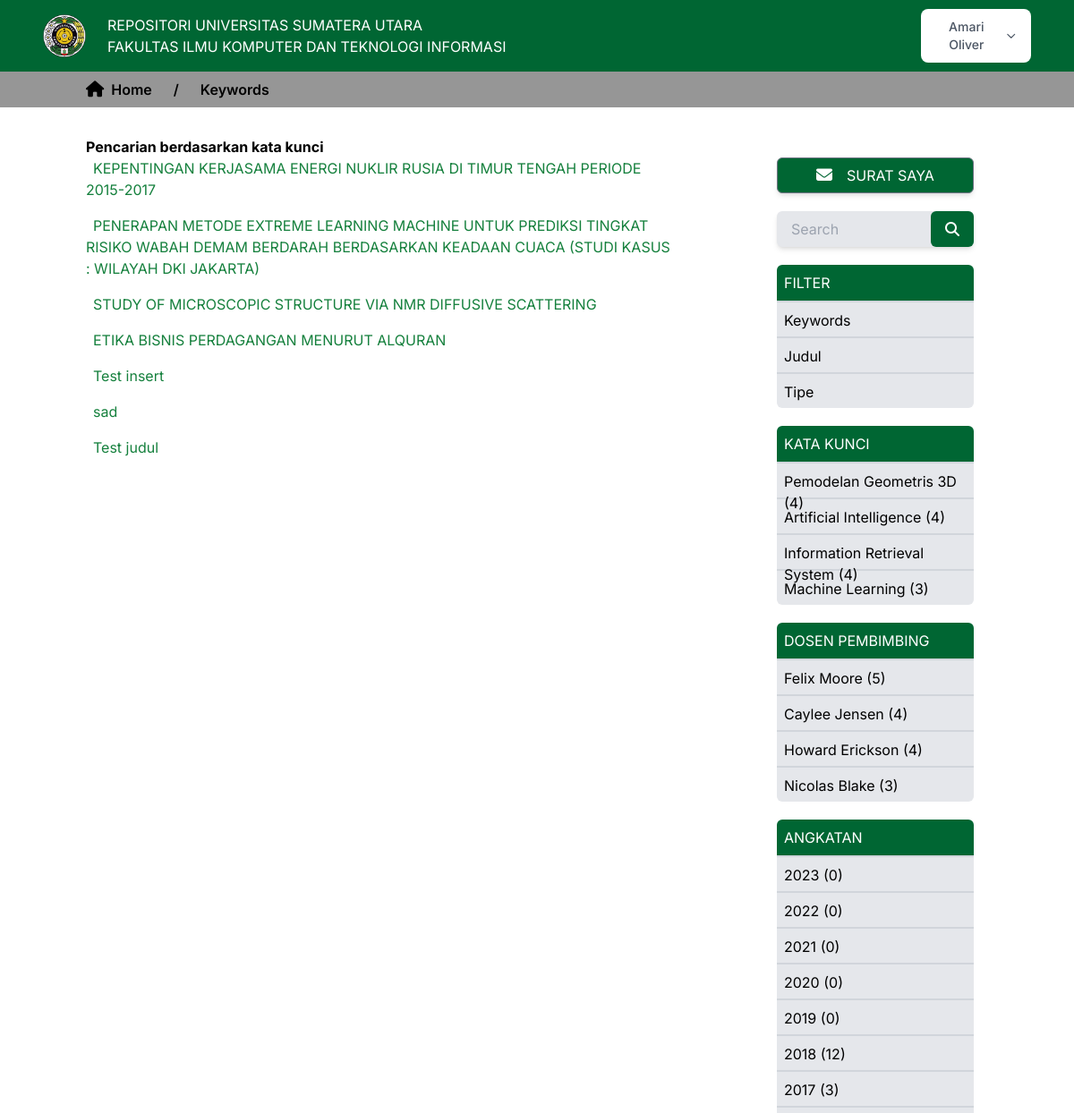
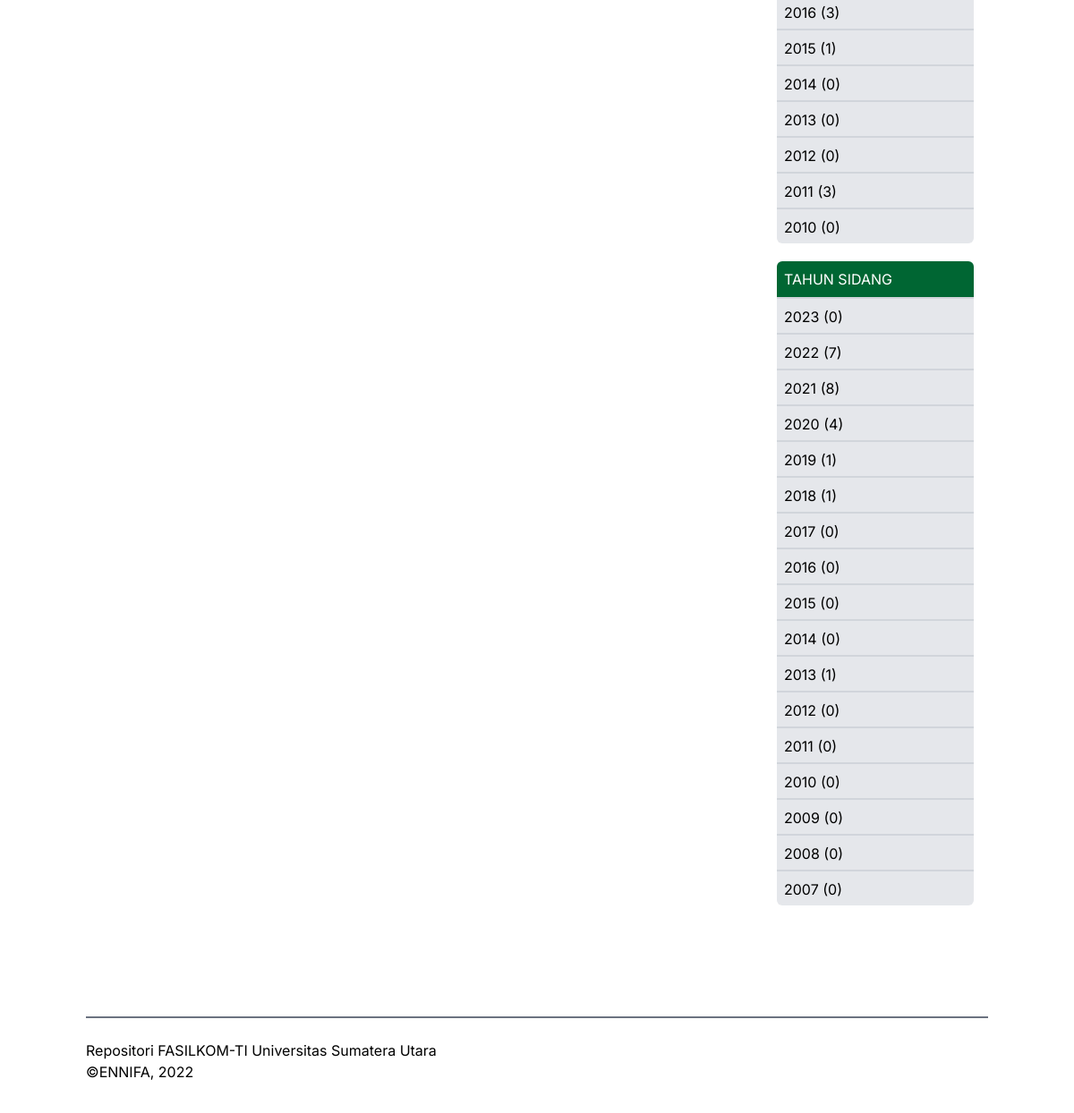
Page /PHP/katakuncii.php?thn_sidang=2022 (signed in) on the committed database (2 pictures, top to bottom).
### tables this page shows
CREATE TABLE `akun` (
  `email` varchar(50) NOT NULL,
  `nama_lengkap` varchar(50) NOT NULL,
  `password` varchar(50) NOT NULL,
  `kode_otp` int(6) DEFAULT NULL
);

CREATE TABLE `tugas_akhir` (
  `id` int(4) NOT NULL,
  `judul` text NOT NULL,
  `nim_mhs` char(10) NOT NULL,
  `tgl_pengesahan` date NOT NULL,
  `tgl_upload` date NOT NULL,
  `nip_dosen_pembimbing1` varchar(20) NOT NULL,
  `nip_dosen_pembimbing2` varchar(20) NOT NULL,
  `nip_dosen_penguji1` varchar(20) NOT NULL,
  `nip_dosen_penguji2` varchar(20) NOT NULL,
  `id_kategori_repo` int(2) NOT NULL,
  `abstract` longtext NOT NULL,
  `id_keyword` int(3) NOT NULL,
  `file_link` longtext NOT NULL,
  `id_prodi` int(2) NOT NULL
);

CREATE TABLE `keyword` (
  `id` int(3) NOT NULL,
  `nama_keyword` varchar(50) NOT NULL,
  `id_prodi` int(2) NOT NULL
);

CREATE TABLE `dosen_pembimbing` (
  `nip` varchar(20) NOT NULL,
  `nama_lengkap` varchar(50) NOT NULL
);

### PHP/katakuncii.php (the view, shortened to what this page needs)
<?php
    require "../Koneksi/koneksi.php";
?>
<!DOCTYPE html>
<html lang="en">
<head>
    <link rel="stylesheet" href="css/index.css">
    <script src="https://cdn.tailwindcss.com"></script>
</head>
<body>
    <?php include("navbar.php") ?>
    <div class="w-full h-10 flex justify-start items-center bg-[#969696] px-6 md:px-24">
        <div class="w-full flex items-center font-semibold">
            <a href="index.php" class="hidden lg:flex items-center mr-6">
                <span class="text-lg"><i class="fas fa-home"></i></span>
                <p class="ml-2">Home</p>
            </a>
                <span class="hidden lg:flex">/</span>
                <a href="" class="flex items-center mx-6">
                    <p>Keywords</p>
                </a>
        </div>
    </div>
    <div class="w-full h-screen px-4 py-8 md:px-24 md:py-8">
        <div class="flex mb-20">
            <div class="lg:w-3/4 lg:pr-24">
                <h4 class="font-bold">Pencarian berdasarkan kata kunci</h4>
                <div>
                    <ul class="space-y-4 text-green-700">
                        <?php
                            if(isset($_GET['angkatan'])){
                                $angkatan = $_GET['angkatan'];
                                $sql = "SELECT * FROM tugas_akhir WHERE nim_mhs LIKE '$angkatan%'";
                                $query = mysqli_query($con,$sql);
                            }elseif(isset($_GET['thn_sidang'])){
                                $thn_sidang = $_GET['thn_sidang'];
                                $sql = "SELECT * FROM tugas_akhir WHERE tgl_pengesahan LIKE '$thn_sidang%'";
                                $query = mysqli_query($con,$sql);
                            }
                            while($row = mysqli_fetch_array($query)){
                        ?>
                            <li>
                                <a href="viewberkas.php?keyword=<?=$row['id_kategori_repo']?>&id_prodi=<?=$row['id_prodi']?>&id_tugasakhir=<?=$row['id']?>" class="hover:text-sky-700 p-2"><?=$row['judul']?></a>
                            </li>
                        <?php } ?>
                    </ul>
                </div>
            </div>
            <?php include("sidebar.php"); ?>
        </div>
        <?php include("footer.php"); ?>
    </div>
</body>
</html>

### PHP/navbar.php (shortened to what this page needs)
<div class="w-full h-20 flex justify-between items-center bg-[#006633] text-white px-4 md:px-12">
        <div class="flex items-center w-full h-14">
            <div class="w-12">
                <img src="img/usu-logo.png" alt="">
            </div>
            <div class="ml-6">
                <h4 class="hidden md:flex">REPOSITORI UNIVERSITAS SUMATERA UTARA</h4>
                <p class="hidden md:flex">FAKULTAS ILMU KOMPUTER DAN TEKNOLOGI INFORMASI</p>
            </div>
        </div>
        <?php if(!isset($_SESSION['email'])){ ?>
        <div class="hidden md:flex">
            <a href="login.php" class="w-full bg-white font-semibold hover:bg-gray-200 text-gray-600 py-2 px-6 border border-gray-500 rounded-md shadow-md cursor-pointer">
                Login
            </a>
        </div>
        <?php }else{
                    $sql4 = "SELECT * FROM akun WHERE email = '{$_SESSION['email']}'";
                    $query4 = mysqli_query($con,$sql4);
                    $row4 = mysqli_fetch_array($query4);
        ?>
            <div class="hidden md:flex justify-center items-center">
                <button id="dropdownInformationButton" data-dropdown-toggle="dropdownInformation" class="min-w-34 text-gray-600 bg-white hover:bg-gray-200 focus:ring-4 focus:outline-none focus:ring-green-600 font-medium rounded-lg text-sm px-4 py-2.5 text-center inline-flex items-center" type="button"><?=$row4['nama_lengkap']?><svg class="ml-2 w-4 h-4" aria-hidden="true" fill="none" stroke="currentColor" viewBox="0 0 24 24"><path stroke-linecap="round" stroke-linejoin="round" stroke-width="2" d="M19 9l-7 7-7-7"></path></svg></button>
            </div>
        <?php } ?>
    </div>

### PHP/sidebar.php
<div class="w-1/4 hidden lg:flex flex-col px-4 py-6">
                <a href="myletters.php" class="flex justify-center items-center w-full h-10 mb-5 bg-[#006633] hover:bg-green-700 text-white py-2 px-6 border border-gray-500 rounded-md shadow-md cursor-pointer">
                    <span class="text-lg"><i class="fas fa-envelope"></i></span>
                    <p class="ml-4 text-md">SURAT SAYA</p>
                </a>
                <form action="search.php" method="get">
                    <div class="w-full h-10 mb-5 flex justify-center items-center relative">
                        <input type="text" class="w-full h-full bg-gray-200 focus:outline-green-700 focus:bg-white p-4 rounded-md shadow-md" name="search" id="search" placeholder="Search">
                        <button for="search" class="w-12 h-full bg-[#006633] text-white cursor-pointer flex justify-center items-center rounded-md absolute right-0">
                            <i class="fas fa-search"></i>
                        </button>
                    </div>
                </form>
                <div class="w-full mb-5 flex flex-col">
                    <h4 class="w-full h-10 p-2 bg-[#006633] rounded-t-md text-white text-md">FILTER</h4>
                    <ul class="w-full bg-gray-200 rounded-b-md">
                        <li class="w-full h-10 p-2 border-t-2 border-gray-300">
                            <a href="katakunci.php?keyword=keyword" class="flex hover:text-sky-600">
                                Keywords
                            </a>
                        </li>
                        <li class="w-full h-10 p-2 border-t-2 border-gray-300">
                            <a href="katakunci.php?keyword=judul" class="flex hover:text-sky-600">
                                Judul
                            </a>
                        </li>
                        <li class="w-full h-10 p-2 border-t-2 border-gray-300">
                            <a href="katakunci.php?keyword=tipe" class="flex hover:text-sky-600">
                                Tipe
                            </a>
                        </li>
                    </ul>
                </div>
                <?php
                    $sql2 = "SELECT id,nama_keyword,id_prodi, jlh_judul_keyword(keyword.id) AS jlh_judul FROM keyword ORDER BY jlh_judul DESC LIMIT 4";
                    $query2 = mysqli_query($con,$sql2);
                ?>
                <div class="w-full mb-5 flex flex-col">
                    <h4 class="w-full h-10 p-2 bg-[#006633] rounded-t-md text-white text-md">KATA KUNCI</h4>
                    <ul class="w-full bg-gray-200 rounded-b-md">
                        <?php
                            while($row2 = mysqli_fetch_array($query2)){
                        ?>
                        <li class="w-full h-10 p-2 border-t-2 border-gray-300">
                            <a href="katakunci.php?keyword=keyword&id_prodi=<?=$row2['id_prodi']?>&id_keyword=<?=$row2['id']?>" class="flex hover:text-sky-600">
                                <?=$row2['nama_keyword'] ?> (<?=$row2['jlh_judul']?>)
                            </a>
                        </li>
                        <?php } ?>
                    </ul>
                </div>
                <?php
                    $sql3 = "SELECT nip,nama_lengkap, jlh_bimbingan_doping(dosen_pembimbing.nip) AS jlh_bimbingan FROM dosen_pembimbing ORDER BY jlh_bimbingan DESC LIMIT 4";
                    $query3 = mysqli_query($con,$sql3);
                ?>
                <div class="w-full mb-5 flex flex-col">
                    <h4 class="w-full h-10 p-2 bg-[#006633] rounded-t-md text-white text-md">DOSEN PEMBIMBING</h4>
                    <ul class="w-full bg-gray-200 rounded-b-md">
                        <?php
                            while($row3 = mysqli_fetch_array($query3)){
                        ?>
                        <li class="w-full h-10 p-2 border-t-2 border-gray-300">
                            <a href="filter-doping.php?nip_doping=<?=$row3['nip']?>" class="flex hover:text-sky-600">
                                <?= $row3['nama_lengkap'] ?> (<?= $row3['jlh_bimbingan']?>)
                            </a>
                        </li>
                        <?php } ?>
                    </ul>
                </div>
                <div class="w-full mb-5 flex flex-col">
                    <h4 class="w-full h-10 p-2 bg-[#006633] rounded-t-md text-white text-md">ANGKATAN</h4>
                    <ul class="w-full bg-gray-200 rounded-b-md">
                        <?php
                            $tahun = date("y");
                            for($i = $tahun; $i > 9;$i--){
                                    $sql6 = "SELECT COUNT(judul) AS jlh FROM tugas_akhir WHERE nim_mhs LIKE '$i%'";
                                $query6 = mysqli_query($con,$sql6);
                                $row6 = mysqli_fetch_array($query6);
                        ?>
                        <li class="w-full h-10 p-2 border-t-2 border-gray-300">
                            <a href="katakuncii.php?angkatan=<?=$i?>" class="flex hover:text-sky-600">
                            <?= ($i < 10) ? "200" : "20" ?><?= $i ?> (<?= $row6['jlh']?>)
                            </a>
                        </li>
                        <?php } ?>
                    </ul>
                </div>
                <div class="w-full mb-5 flex flex-col">
                    <h4 class="w-full h-10 p-2 bg-[#006633] rounded-t-md text-white text-md">TAHUN SIDANG</h4>
                    <ul class="w-full bg-gray-200 rounded-b-md">
                        <?php
                            $tahun = date("Y");
                            for($i = $tahun; $i > 2006;$i--){
                                $sql5 = "SELECT COUNT(judul) AS jlh FROM tugas_akhir WHERE tgl_pengesahan LIKE '$i%'";
                                $query5 = mysqli_query($con,$sql5);
                                $row5 = mysqli_fetch_array($query5);
                        ?>
                        <li class="w-full h-10 p-2 border-t-2 border-gray-300">
                            <a href="katakuncii.php?thn_sidang=<?=$i?>" class="flex hover:text-sky-600">
                                <?= $i ?> (<?= $row5['jlh']?>)
                            </a>
                        </li>
                        <?php } ?>
                    </ul>
                </div>
            </div>

### PHP/css/index.css (style rules this page uses)
* { margin: 0; padding: 0; box-sizing: border-box; font-family: 'Inter', sans-serif; }

### rows in the picture
akun: nama_lengkap "Amari Oliver"
tugas_akhir: judul "KEPENTINGAN KERJASAMA ENERGI NUKLIR RUSIA DI TIMUR TENGAH PERIODE 2015-2017"
tugas_akhir: judul "PENERAPAN METODE EXTREME LEARNING MACHINE UNTUK PREDIKSI TINGKAT RISIKO WABAH DEMAM BERDARAH BERDASARKAN KEADAAN CUACA (STUDI KASUS : WILAYAH DKI JAKARTA)"
tugas_akhir: judul "STUDY OF MICROSCOPIC STRUCTURE VIA NMR DIFFUSIVE SCATTERING"
tugas_akhir: judul "ETIKA BISNIS PERDAGANGAN MENURUT ALQURAN"
tugas_akhir: judul "Test insert"
tugas_akhir: judul "sad"
tugas_akhir: judul "Test judul"
keyword: nama_keyword "Pemodelan Geometris 3D", jlh_judul "4"
keyword: nama_keyword "Artificial Intelligence", jlh_judul "4"
keyword: nama_keyword "Information Retrieval System", jlh_judul "4"
keyword: nama_keyword "Machine Learning", jlh_judul "3"
dosen_pembimbing: nama_lengkap "Felix Moore", jlh_bimbingan "5"
dosen_pembimbing: nama_lengkap "Caylee Jensen", jlh_bimbingan "4"
dosen_pembimbing: nama_lengkap "Howard Erickson", jlh_bimbingan "4"
dosen_pembimbing: nama_lengkap "Nicolas Blake", jlh_bimbingan "3"

### other values in the picture
$row6['jlh'] "0"
$row6['jlh'] "12"
$row6['jlh'] "3"
$row6['jlh'] "1"
$row5['jlh'] "0"
$row5['jlh'] "7"
$row5['jlh'] "8"
$row5['jlh'] "4"
$row5['jlh'] "1"
